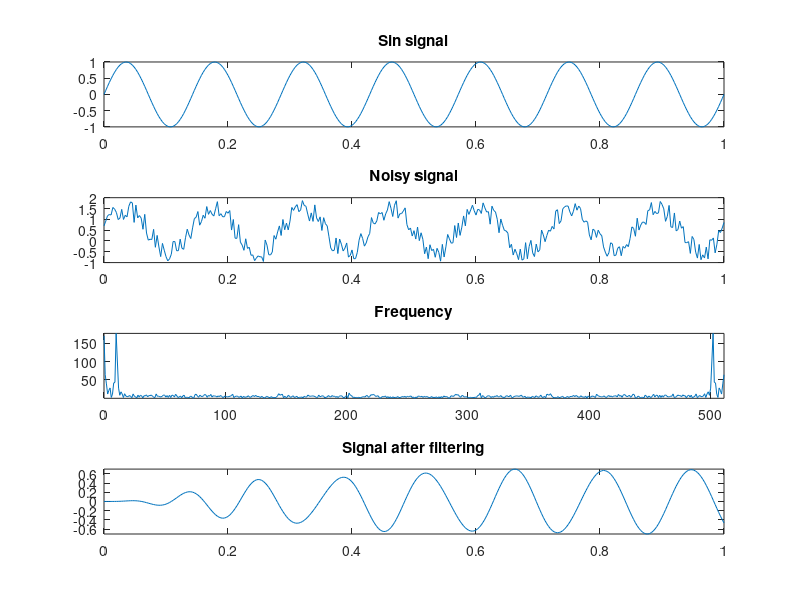

This chart was generated by the following MATLAB code:
clc;
clear all;
close all;

#... pkg install -forge signal
#... pkg load signal
#... To install butter function in octave

#... A random signal
f = 7;
fs = 350;
t = 0:1/fs:1;
signal = sin(2*pi*f*t);
subplot(4,1,1);
plot(t,signal);
title("Sin signal");

#... Adding noise in the signal
noisySignal = signal+rand(1, length(signal));
subplot(4,1,2);
plot(t,noisySignal);
title("Noisy signal");

#... Performing fft
fftPoint = 2^nextpow2(length(noisySignal)); #... No. of fft point should be 2^n
freDom = abs(fft(noisySignal, fftPoint)); #... Signal in frequency domain
nFft = 0:fftPoint-1;
subplot(4,1,3);
plot(nFft,freDom);
axis tight;
title("Frequency");

#... Filtering
order = 5;
wn = [7 13]*2/fs;
[b, a] = butter(order, wn, "bandpass");
#... b = coeffecient of x
#... a = coeffecient of y
filteredSignal = filter(b, a, noisySignal);
subplot(4,1,4);
plot(t,filteredSignal);
axis tight;
title("Signal after filtering");
